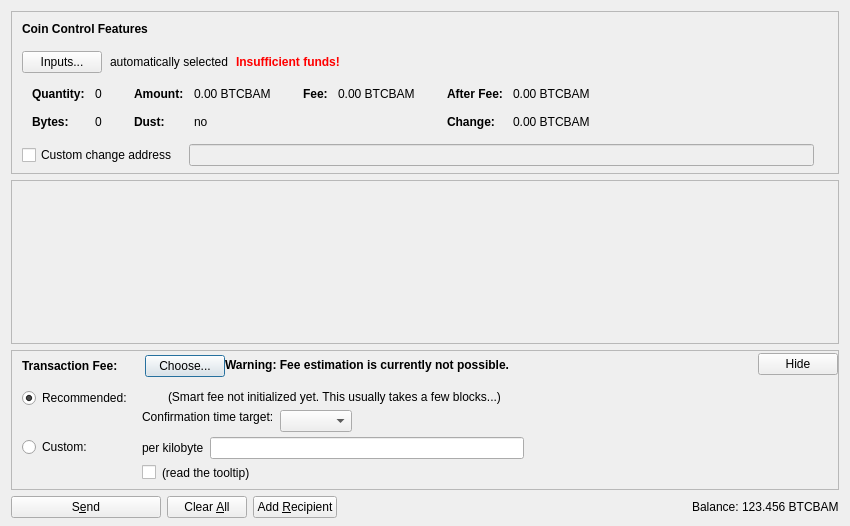
<?xml version="1.0" encoding="UTF-8"?>
<ui version="4.0">
 <class>SendCoinsDialog</class>
 <widget class="QDialog" name="SendCoinsDialog">
  <property name="geometry">
   <rect>
    <x>0</x>
    <y>0</y>
    <width>850</width>
    <height>526</height>
   </rect>
  </property>
  <property name="windowTitle">
   <string>Send Coins</string>
  </property>
  <layout class="QVBoxLayout" name="verticalLayout" stretch="0,1,0,0">
   <property name="bottomMargin">
    <number>8</number>
   </property>
   <item>
    <widget class="QFrame" name="frameCoinControl">
     <property name="sizePolicy">
      <sizepolicy hsizetype="Expanding" vsizetype="Expanding">
       <horstretch>0</horstretch>
       <verstretch>0</verstretch>
      </sizepolicy>
     </property>
     <property name="maximumSize">
      <size>
       <width>16777215</width>
       <height>16777215</height>
      </size>
     </property>
     <property name="frameShape">
      <enum>QFrame::StyledPanel</enum>
     </property>
     <property name="frameShadow">
      <enum>QFrame::Sunken</enum>
     </property>
     <layout class="QVBoxLayout" name="verticalLayoutCoinControl2">
      <property name="spacing">
       <number>0</number>
      </property>
      <property name="leftMargin">
       <number>0</number>
      </property>
      <property name="topMargin">
       <number>0</number>
      </property>
      <property name="rightMargin">
       <number>0</number>
      </property>
      <property name="bottomMargin">
       <number>6</number>
      </property>
      <item>
       <layout class="QVBoxLayout" name="verticalLayoutCoinControl" stretch="0,0,0,0,1">
        <property name="spacing">
         <number>0</number>
        </property>
        <property name="leftMargin">
         <number>10</number>
        </property>
        <property name="topMargin">
         <number>10</number>
        </property>
        <item>
         <layout class="QHBoxLayout" name="horizontalLayoutCoinControl1">
          <property name="bottomMargin">
           <number>15</number>
          </property>
          <item>
           <widget class="QLabel" name="labelCoinControlFeatures">
            <property name="sizePolicy">
             <sizepolicy hsizetype="Preferred" vsizetype="Maximum">
              <horstretch>0</horstretch>
              <verstretch>0</verstretch>
             </sizepolicy>
            </property>
            <property name="font">
             <font>
              <weight>75</weight>
              <bold>true</bold>
             </font>
            </property>
            <property name="styleSheet">
             <string notr="true">font-weight:bold;</string>
            </property>
            <property name="text">
             <string>Coin Control Features</string>
            </property>
           </widget>
          </item>
         </layout>
        </item>
        <item>
         <layout class="QHBoxLayout" name="horizontalLayoutCoinControl2" stretch="0,0,0,0">
          <property name="spacing">
           <number>8</number>
          </property>
          <property name="bottomMargin">
           <number>10</number>
          </property>
          <item>
           <widget class="QPushButton" name="pushButtonCoinControl">
            <property name="styleSheet">
             <string notr="true"/>
            </property>
            <property name="text">
             <string>Inputs...</string>
            </property>
            <property name="autoDefault">
             <bool>false</bool>
            </property>
           </widget>
          </item>
          <item>
           <widget class="QLabel" name="labelCoinControlAutomaticallySelected">
            <property name="text">
             <string>automatically selected</string>
            </property>
            <property name="margin">
             <number>5</number>
            </property>
           </widget>
          </item>
          <item>
           <widget class="QLabel" name="labelCoinControlInsuffFunds">
            <property name="font">
             <font>
              <weight>75</weight>
              <bold>true</bold>
             </font>
            </property>
            <property name="styleSheet">
             <string notr="true">color:red;font-weight:bold;</string>
            </property>
            <property name="text">
             <string>Insufficient funds!</string>
            </property>
            <property name="margin">
             <number>5</number>
            </property>
           </widget>
          </item>
          <item>
           <spacer name="horizontalSpacerCoinControl">
            <property name="orientation">
             <enum>Qt::Horizontal</enum>
            </property>
            <property name="sizeHint" stdset="0">
             <size>
              <width>40</width>
              <height>1</height>
             </size>
            </property>
           </spacer>
          </item>
         </layout>
        </item>
        <item>
         <widget class="QWidget" name="widgetCoinControl" native="true">
          <property name="sizePolicy">
           <sizepolicy hsizetype="Preferred" vsizetype="Preferred">
            <horstretch>0</horstretch>
            <verstretch>0</verstretch>
           </sizepolicy>
          </property>
          <property name="minimumSize">
           <size>
            <width>0</width>
            <height>0</height>
           </size>
          </property>
          <property name="styleSheet">
           <string notr="true"/>
          </property>
          <layout class="QHBoxLayout" name="horizontalLayoutCoinControl5">
           <property name="leftMargin">
            <number>0</number>
           </property>
           <property name="topMargin">
            <number>0</number>
           </property>
           <property name="rightMargin">
            <number>0</number>
           </property>
           <property name="bottomMargin">
            <number>0</number>
           </property>
           <item>
            <layout class="QHBoxLayout" name="horizontalLayoutCoinControl3" stretch="0,0,0,1">
             <property name="spacing">
              <number>20</number>
             </property>
             <property name="topMargin">
              <number>0</number>
             </property>
             <property name="bottomMargin">
              <number>10</number>
             </property>
             <item>
              <layout class="QFormLayout" name="formLayoutCoinControl1">
               <property name="horizontalSpacing">
                <number>10</number>
               </property>
               <property name="verticalSpacing">
                <number>14</number>
               </property>
               <property name="leftMargin">
                <number>10</number>
               </property>
               <property name="topMargin">
                <number>4</number>
               </property>
               <property name="rightMargin">
                <number>6</number>
               </property>
               <item row="0" column="0">
                <widget class="QLabel" name="labelCoinControlQuantityText">
                 <property name="font">
                  <font>
                   <weight>75</weight>
                   <bold>true</bold>
                  </font>
                 </property>
                 <property name="text">
                  <string>Quantity:</string>
                 </property>
                 <property name="margin">
                  <number>0</number>
                 </property>
                </widget>
               </item>
               <item row="0" column="1">
                <widget class="QLabel" name="labelCoinControlQuantity">
                 <property name="cursor">
                  <cursorShape>IBeamCursor</cursorShape>
                 </property>
                 <property name="contextMenuPolicy">
                  <enum>Qt::ActionsContextMenu</enum>
                 </property>
                 <property name="text">
                  <string notr="true">0</string>
                 </property>
                 <property name="margin">
                  <number>0</number>
                 </property>
                 <property name="textInteractionFlags">
                  <set>Qt::LinksAccessibleByMouse|Qt::TextSelectableByKeyboard|Qt::TextSelectableByMouse</set>
                 </property>
                </widget>
               </item>
               <item row="1" column="0">
                <widget class="QLabel" name="labelCoinControlBytesText">
                 <property name="font">
                  <font>
                   <weight>75</weight>
                   <bold>true</bold>
                  </font>
                 </property>
                 <property name="text">
                  <string>Bytes:</string>
                 </property>
                </widget>
               </item>
               <item row="1" column="1">
                <widget class="QLabel" name="labelCoinControlBytes">
                 <property name="cursor">
                  <cursorShape>IBeamCursor</cursorShape>
                 </property>
                 <property name="contextMenuPolicy">
                  <enum>Qt::ActionsContextMenu</enum>
                 </property>
                 <property name="text">
                  <string notr="true">0</string>
                 </property>
                 <property name="textInteractionFlags">
                  <set>Qt::LinksAccessibleByMouse|Qt::TextSelectableByKeyboard|Qt::TextSelectableByMouse</set>
                 </property>
                </widget>
               </item>
              </layout>
             </item>
             <item>
              <layout class="QFormLayout" name="formLayoutCoinControl2">
               <property name="horizontalSpacing">
                <number>10</number>
               </property>
               <property name="verticalSpacing">
                <number>14</number>
               </property>
               <property name="leftMargin">
                <number>6</number>
               </property>
               <property name="topMargin">
                <number>4</number>
               </property>
               <property name="rightMargin">
                <number>6</number>
               </property>
               <item row="0" column="0">
                <widget class="QLabel" name="labelCoinControlAmountText">
                 <property name="font">
                  <font>
                   <weight>75</weight>
                   <bold>true</bold>
                  </font>
                 </property>
                 <property name="text">
                  <string>Amount:</string>
                 </property>
                 <property name="margin">
                  <number>0</number>
                 </property>
                </widget>
               </item>
               <item row="0" column="1">
                <widget class="QLabel" name="labelCoinControlAmount">
                 <property name="cursor">
                  <cursorShape>IBeamCursor</cursorShape>
                 </property>
                 <property name="contextMenuPolicy">
                  <enum>Qt::ActionsContextMenu</enum>
                 </property>
                 <property name="text">
                  <string notr="true">0.00 BTCBAM</string>
                 </property>
                 <property name="textInteractionFlags">
                  <set>Qt::LinksAccessibleByMouse|Qt::TextSelectableByKeyboard|Qt::TextSelectableByMouse</set>
                 </property>
                </widget>
               </item>
               <item row="1" column="0">
                <widget class="QLabel" name="labelCoinControlLowOutputText">
                 <property name="font">
                  <font>
                   <weight>75</weight>
                   <bold>true</bold>
                  </font>
                 </property>
                 <property name="text">
                  <string>Dust:</string>
                 </property>
                </widget>
               </item>
               <item row="1" column="1">
                <widget class="QLabel" name="labelCoinControlLowOutput">
                 <property name="cursor">
                  <cursorShape>IBeamCursor</cursorShape>
                 </property>
                 <property name="contextMenuPolicy">
                  <enum>Qt::ActionsContextMenu</enum>
                 </property>
                 <property name="text">
                  <string notr="true">no</string>
                 </property>
                 <property name="textInteractionFlags">
                  <set>Qt::LinksAccessibleByMouse|Qt::TextSelectableByKeyboard|Qt::TextSelectableByMouse</set>
                 </property>
                </widget>
               </item>
              </layout>
             </item>
             <item>
              <layout class="QFormLayout" name="formLayoutCoinControl3">
               <property name="horizontalSpacing">
                <number>10</number>
               </property>
               <property name="verticalSpacing">
                <number>14</number>
               </property>
               <property name="leftMargin">
                <number>6</number>
               </property>
               <property name="topMargin">
                <number>4</number>
               </property>
               <property name="rightMargin">
                <number>6</number>
               </property>
               <item row="0" column="0">
                <widget class="QLabel" name="labelCoinControlFeeText">
                 <property name="font">
                  <font>
                   <weight>75</weight>
                   <bold>true</bold>
                  </font>
                 </property>
                 <property name="text">
                  <string>Fee:</string>
                 </property>
                 <property name="margin">
                  <number>0</number>
                 </property>
                </widget>
               </item>
               <item row="0" column="1">
                <widget class="QLabel" name="labelCoinControlFee">
                 <property name="cursor">
                  <cursorShape>IBeamCursor</cursorShape>
                 </property>
                 <property name="contextMenuPolicy">
                  <enum>Qt::ActionsContextMenu</enum>
                 </property>
                 <property name="text">
                  <string notr="true">0.00 BTCBAM</string>
                 </property>
                 <property name="textInteractionFlags">
                  <set>Qt::LinksAccessibleByMouse|Qt::TextSelectableByKeyboard|Qt::TextSelectableByMouse</set>
                 </property>
                </widget>
               </item>
              </layout>
             </item>
             <item>
              <layout class="QFormLayout" name="formLayoutCoinControl4">
               <property name="horizontalSpacing">
                <number>10</number>
               </property>
               <property name="verticalSpacing">
                <number>14</number>
               </property>
               <property name="leftMargin">
                <number>6</number>
               </property>
               <property name="topMargin">
                <number>4</number>
               </property>
               <property name="rightMargin">
                <number>6</number>
               </property>
               <item row="0" column="0">
                <widget class="QLabel" name="labelCoinControlAfterFeeText">
                 <property name="font">
                  <font>
                   <weight>75</weight>
                   <bold>true</bold>
                  </font>
                 </property>
                 <property name="text">
                  <string>After Fee:</string>
                 </property>
                 <property name="margin">
                  <number>0</number>
                 </property>
                </widget>
               </item>
               <item row="0" column="1">
                <widget class="QLabel" name="labelCoinControlAfterFee">
                 <property name="cursor">
                  <cursorShape>IBeamCursor</cursorShape>
                 </property>
                 <property name="contextMenuPolicy">
                  <enum>Qt::ActionsContextMenu</enum>
                 </property>
                 <property name="text">
                  <string notr="true">0.00 BTCBAM</string>
                 </property>
                 <property name="textInteractionFlags">
                  <set>Qt::LinksAccessibleByMouse|Qt::TextSelectableByKeyboard|Qt::TextSelectableByMouse</set>
                 </property>
                </widget>
               </item>
               <item row="1" column="0">
                <widget class="QLabel" name="labelCoinControlChangeText">
                 <property name="font">
                  <font>
                   <weight>75</weight>
                   <bold>true</bold>
                  </font>
                 </property>
                 <property name="text">
                  <string>Change:</string>
                 </property>
                </widget>
               </item>
               <item row="1" column="1">
                <widget class="QLabel" name="labelCoinControlChange">
                 <property name="cursor">
                  <cursorShape>IBeamCursor</cursorShape>
                 </property>
                 <property name="contextMenuPolicy">
                  <enum>Qt::ActionsContextMenu</enum>
                 </property>
                 <property name="text">
                  <string notr="true">0.00 BTCBAM</string>
                 </property>
                 <property name="textInteractionFlags">
                  <set>Qt::LinksAccessibleByMouse|Qt::TextSelectableByKeyboard|Qt::TextSelectableByMouse</set>
                 </property>
                </widget>
               </item>
              </layout>
             </item>
            </layout>
           </item>
          </layout>
         </widget>
        </item>
        <item>
         <layout class="QHBoxLayout" name="horizontalLayoutCoinControl4" stretch="0,0,0">
          <property name="spacing">
           <number>12</number>
          </property>
          <property name="sizeConstraint">
           <enum>QLayout::SetDefaultConstraint</enum>
          </property>
          <property name="topMargin">
           <number>5</number>
          </property>
          <property name="rightMargin">
           <number>5</number>
          </property>
          <item>
           <widget class="QCheckBox" name="checkBoxCoinControlChange">
            <property name="toolTip">
             <string>If this is activated, but the change address is empty or invalid, change will be sent to a newly generated address.</string>
            </property>
            <property name="text">
             <string>Custom change address</string>
            </property>
           </widget>
          </item>
          <item>
           <widget class="QValidatedLineEdit" name="lineEditCoinControlChange">
            <property name="enabled">
             <bool>false</bool>
            </property>
            <property name="sizePolicy">
             <sizepolicy hsizetype="Expanding" vsizetype="Fixed">
              <horstretch>0</horstretch>
              <verstretch>0</verstretch>
             </sizepolicy>
            </property>
           </widget>
          </item>
          <item>
           <widget class="QLabel" name="labelCoinControlChangeLabel">
            <property name="sizePolicy">
             <sizepolicy hsizetype="Preferred" vsizetype="Expanding">
              <horstretch>0</horstretch>
              <verstretch>0</verstretch>
             </sizepolicy>
            </property>
            <property name="minimumSize">
             <size>
              <width>0</width>
              <height>0</height>
             </size>
            </property>
            <property name="text">
             <string/>
            </property>
            <property name="margin">
             <number>3</number>
            </property>
           </widget>
          </item>
         </layout>
        </item>
        <item>
         <spacer name="verticalSpacerCoinControl">
          <property name="orientation">
           <enum>Qt::Vertical</enum>
          </property>
          <property name="sizeHint" stdset="0">
           <size>
            <width>800</width>
            <height>1</height>
           </size>
          </property>
         </spacer>
        </item>
       </layout>
      </item>
     </layout>
    </widget>
   </item>
   <item>
    <widget class="QScrollArea" name="scrollArea">
     <property name="widgetResizable">
      <bool>true</bool>
     </property>
     <widget class="QWidget" name="scrollAreaWidgetContents">
      <property name="geometry">
       <rect>
        <x>0</x>
        <y>0</y>
        <width>830</width>
        <height>104</height>
       </rect>
      </property>
      <layout class="QVBoxLayout" name="verticalLayout_2" stretch="0,1">
       <property name="leftMargin">
        <number>0</number>
       </property>
       <property name="topMargin">
        <number>0</number>
       </property>
       <property name="rightMargin">
        <number>0</number>
       </property>
       <property name="bottomMargin">
        <number>0</number>
       </property>
       <item>
        <layout class="QVBoxLayout" name="entries">
         <property name="spacing">
          <number>6</number>
         </property>
        </layout>
       </item>
       <item>
        <spacer name="verticalSpacer">
         <property name="orientation">
          <enum>Qt::Vertical</enum>
         </property>
         <property name="sizeHint" stdset="0">
          <size>
           <width>20</width>
           <height>40</height>
          </size>
         </property>
        </spacer>
       </item>
      </layout>
     </widget>
    </widget>
   </item>
   <item>
    <widget class="QFrame" name="frameFee">
     <property name="sizePolicy">
      <sizepolicy hsizetype="Expanding" vsizetype="Expanding">
       <horstretch>0</horstretch>
       <verstretch>0</verstretch>
      </sizepolicy>
     </property>
     <property name="maximumSize">
      <size>
       <width>16777215</width>
       <height>16777215</height>
      </size>
     </property>
     <property name="frameShape">
      <enum>QFrame::StyledPanel</enum>
     </property>
     <property name="frameShadow">
      <enum>QFrame::Sunken</enum>
     </property>
     <layout class="QVBoxLayout" name="verticalLayoutFee1">
      <property name="spacing">
       <number>0</number>
      </property>
      <property name="leftMargin">
       <number>0</number>
      </property>
      <property name="topMargin">
       <number>0</number>
      </property>
      <property name="rightMargin">
       <number>0</number>
      </property>
      <property name="bottomMargin">
       <number>0</number>
      </property>
      <item>
       <layout class="QVBoxLayout" name="verticalLayoutFee2" stretch="0,0,0">
        <property name="spacing">
         <number>0</number>
        </property>
        <property name="leftMargin">
         <number>10</number>
        </property>
        <property name="topMargin">
         <number>0</number>
        </property>
        <item>
         <layout class="QHBoxLayout" name="horizontalLayoutFee1">
          <property name="bottomMargin">
           <number>0</number>
          </property>
          <item>
           <layout class="QVBoxLayout" name="verticalLayoutFee7">
            <property name="spacing">
             <number>0</number>
            </property>
            <item>
             <spacer name="verticalSpacerSmartFee">
              <property name="orientation">
               <enum>Qt::Vertical</enum>
              </property>
              <property name="sizeType">
               <enum>QSizePolicy::Fixed</enum>
              </property>
              <property name="sizeHint" stdset="0">
               <size>
                <width>1</width>
                <height>4</height>
               </size>
              </property>
             </spacer>
            </item>
            <item>
             <layout class="QHBoxLayout" name="horizontalLayoutSmartFee">
              <property name="spacing">
               <number>10</number>
              </property>
              <item>
               <widget class="QLabel" name="labelFeeHeadline">
                <property name="sizePolicy">
                 <sizepolicy hsizetype="Preferred" vsizetype="Maximum">
                  <horstretch>0</horstretch>
                  <verstretch>0</verstretch>
                 </sizepolicy>
                </property>
                <property name="font">
                 <font>
                  <weight>75</weight>
                  <bold>true</bold>
                 </font>
                </property>
                <property name="styleSheet">
                 <string notr="true">font-weight:bold;</string>
                </property>
                <property name="text">
                 <string>Transaction Fee:</string>
                </property>
               </widget>
              </item>
              <item>
               <widget class="QLabel" name="labelFeeMinimized">
                <property name="text">
                 <string/>
                </property>
               </widget>
              </item>
              <item>
               <widget class="QPushButton" name="buttonChooseFee">
                <property name="text">
                 <string>Choose...</string>
                </property>
               </widget>
              </item>
             </layout>
            </item>
            <item>
             <spacer name="verticalSpacer_5">
              <property name="orientation">
               <enum>Qt::Vertical</enum>
              </property>
              <property name="sizeHint" stdset="0">
               <size>
                <width>1</width>
                <height>1</height>
               </size>
              </property>
             </spacer>
            </item>
           </layout>
          </item>
          <item>
           <widget class="QLabel" name="fallbackFeeWarningLabel">
            <property name="toolTip">
             <string>Using the fallbackfee can result in sending a transaction that will take several hours or days (or never) to confirm. Consider choosing your fee manually or wait until you have validated the complete chain.</string>
            </property>
            <property name="font">
            <font>
                <weight>75</weight>
                <bold>true</bold>
            </font>
            </property>
            <property name="text">
             <string>Warning: Fee estimation is currently not possible.</string>
            </property>
            <property name="wordWrap">
             <bool>false</bool>
            </property>
           </widget>
          </item>
          <item>
           <spacer name="horizontalSpacer_4">
            <property name="orientation">
             <enum>Qt::Horizontal</enum>
            </property>
            <property name="sizeType">
             <enum>QSizePolicy::MinimumExpanding</enum>
            </property>
            <property name="sizeHint" stdset="0">
             <size>
              <width>40</width>
              <height>20</height>
             </size>
            </property>
           </spacer>
          </item>
          <item>
           <widget class="QPushButton" name="buttonMinimizeFee">
            <property name="toolTip">
             <string>collapse fee-settings</string>
            </property>
            <property name="text">
             <string>Hide</string>
            </property>
           </widget>
          </item>
         </layout>
        </item>
        <item>
         <widget class="QFrame" name="frameFeeSelection">
          <layout class="QVBoxLayout" name="verticalLayoutFee12">
           <property name="spacing">
            <number>0</number>
           </property>
           <property name="leftMargin">
            <number>0</number>
           </property>
           <property name="topMargin">
            <number>0</number>
           </property>
           <property name="rightMargin">
            <number>0</number>
           </property>
           <property name="bottomMargin">
            <number>0</number>
           </property>
           <item>
            <layout class="QGridLayout" name="gridLayoutFee">
             <property name="topMargin">
              <number>10</number>
             </property>
             <property name="bottomMargin">
              <number>4</number>
             </property>
             <property name="horizontalSpacing">
              <number>10</number>
             </property>
             <property name="verticalSpacing">
              <number>4</number>
             </property>
             <item row="1" column="1">
              <layout class="QVBoxLayout" name="verticalLayoutFee8">
               <property name="spacing">
                <number>6</number>
               </property>
               <item>
                <layout class="QHBoxLayout" name="horizontalLayoutFee13">
                 <item>
                  <widget class="QLabel" name="labelCustomPerKilobyte">
                   <property name="toolTip">
                    <string>If the custom fee is set to 1000 satoshis and the transaction is only 250 bytes, then &quot;per kilobyte&quot; only pays 250 satoshis in fee, while &quot;total at least&quot; pays 1000 satoshis. For transactions bigger than a kilobyte both pay by kilobyte.</string>
                   </property>
                   <property name="text">
                    <string>per kilobyte</string>
                   </property>
                  </widget>
                 </item>
                 <item>
                  <widget class="BitcoinAmountField" name="customFee"/>
                 </item>
                 <item>
                  <spacer name="horizontalSpacer_6">
                   <property name="orientation">
                    <enum>Qt::Horizontal</enum>
                   </property>
                   <property name="sizeHint" stdset="0">
                    <size>
                     <width>1</width>
                     <height>1</height>
                    </size>
                   </property>
                  </spacer>
                 </item>
                </layout>
               </item>
               <item>
                <layout class="QHBoxLayout" name="horizontalLayoutFee8">
                 <item>
                  <widget class="QCheckBox" name="checkBoxMinimumFee">
                   <property name="toolTip">
                    <string>Paying only the minimum fee is just fine as long as there is less transaction volume than space in the blocks. But be aware that this can end up in a never confirming transaction once there is more demand for bitcoinbam transactions than the network can process.</string>
                   </property>
                   <property name="text">
                    <string/>
                   </property>
                  </widget>
                 </item>
                 <item>
                  <widget class="QLabel" name="labelMinFeeWarning">
                   <property name="enabled">
                    <bool>true</bool>
                   </property>
                   <property name="toolTip">
                    <string>Paying only the minimum fee is just fine as long as there is less transaction volume than space in the blocks. But be aware that this can end up in a never confirming transaction once there is more demand for bitcoinbam transactions than the network can process.</string>
                   </property>
                   <property name="text">
                    <string>(read the tooltip)</string>
                   </property>
                   <property name="margin">
                    <number>5</number>
                   </property>
                  </widget>
                 </item>
                 <item>
                  <spacer name="horizontalSpacer_2">
                   <property name="orientation">
                    <enum>Qt::Horizontal</enum>
                   </property>
                   <property name="sizeHint" stdset="0">
                    <size>
                     <width>1</width>
                     <height>1</height>
                    </size>
                   </property>
                  </spacer>
                 </item>
                </layout>
               </item>
              </layout>
             </item>
             <item row="0" column="0">
              <layout class="QVBoxLayout" name="verticalLayoutFee4" stretch="0,1">
               <item>
                <widget class="QRadioButton" name="radioSmartFee">
                 <property name="text">
                  <string>Recommended:</string>
                 </property>
                 <property name="checked">
                  <bool>true</bool>
                 </property>
                 <attribute name="buttonGroup">
                  <string notr="true">groupFee</string>
                 </attribute>
                </widget>
               </item>
               <item>
                <spacer name="verticalSpacer_2">
                 <property name="orientation">
                  <enum>Qt::Vertical</enum>
                 </property>
                 <property name="sizeHint" stdset="0">
                  <size>
                   <width>1</width>
                   <height>1</height>
                  </size>
                 </property>
                </spacer>
               </item>
              </layout>
             </item>
             <item row="1" column="0">
              <layout class="QVBoxLayout" name="verticalLayoutFee9" stretch="0,1">
               <item>
                <widget class="QRadioButton" name="radioCustomFee">
                 <property name="text">
                  <string>Custom:</string>
                 </property>
                 <attribute name="buttonGroup">
                  <string notr="true">groupFee</string>
                 </attribute>
                </widget>
               </item>
               <item>
                <spacer name="verticalSpacer_6">
                 <property name="orientation">
                  <enum>Qt::Vertical</enum>
                 </property>
                 <property name="sizeHint" stdset="0">
                  <size>
                   <width>1</width>
                   <height>1</height>
                  </size>
                 </property>
                </spacer>
               </item>
              </layout>
             </item>
             <item row="0" column="1">
              <layout class="QVBoxLayout" name="verticalLayoutFee3" stretch="0,0,1">
               <property name="spacing">
                <number>6</number>
               </property>
               <property name="topMargin">
                <number>2</number>
               </property>
               <item>
                <layout class="QHBoxLayout" name="horizontalLayoutFee12">
                 <item>
                  <widget class="QLabel" name="labelSmartFee">
                   <property name="text">
                    <string/>
                   </property>
                   <property name="margin">
                    <number>2</number>
                   </property>
                  </widget>
                 </item>
                 <item>
                  <widget class="QLabel" name="labelFeeEstimation">
                   <property name="text">
                    <string/>
                   </property>
                  </widget>
                 </item>
                 <item>
                  <widget class="QLabel" name="labelSmartFee2">
                   <property name="text">
                    <string>(Smart fee not initialized yet. This usually takes a few blocks...)</string>
                   </property>
                   <property name="margin">
                    <number>2</number>
                   </property>
                  </widget>
                 </item>
                 <item>
                  <spacer name="horizontalSpacer_5">
                   <property name="orientation">
                    <enum>Qt::Horizontal</enum>
                   </property>
                   <property name="sizeHint" stdset="0">
                    <size>
                     <width>1</width>
                     <height>1</height>
                    </size>
                   </property>
                  </spacer>
                 </item>
                </layout>
               </item>
               <item>
                <layout class="QHBoxLayout" name="horizontalLayoutFee9">
                 <item>
                  <layout class="QVBoxLayout" name="verticalLayoutFee6">
                   <item>
                    <widget class="QLabel" name="labelSmartFee3">
                     <property name="text">
                      <string>Confirmation time target:</string>
                     </property>
                     <property name="margin">
                      <number>2</number>
                     </property>
                    </widget>
                   </item>
                   <item>
                    <spacer name="verticalSpacer_3">
                     <property name="orientation">
                      <enum>Qt::Vertical</enum>
                     </property>
                     <property name="sizeHint" stdset="0">
                      <size>
                       <width>1</width>
                       <height>1</height>
                      </size>
                     </property>
                    </spacer>
                   </item>
                  </layout>
                 </item>
                 <item>
                  <layout class="QVBoxLayout" name="verticalLayoutFee5">
                   <property name="rightMargin">
                    <number>30</number>
                   </property>
                   <item>
                    <layout class="QHBoxLayout" name="horizontalLayoutConfTarget">
                     <property name="bottomMargin">
                      <number>0</number>
                     </property>
                     <item>
                      <widget class="QComboBox" name="confTargetSelector"/>
                     </item>
                     <item>
                      <spacer name="horizontalSpacerConfTarget">
                       <property name="orientation">
                        <enum>Qt::Horizontal</enum>
                       </property>
                       <property name="sizeHint" stdset="0">
                        <size>
                         <width>40</width>
                         <height>20</height>
                        </size>
                       </property>
                      </spacer>
                     </item>
                    </layout>
                   </item>
                  </layout>
                 </item>
                </layout>
               </item>
               <item>
                <spacer name="verticalSpacer_4">
                 <property name="orientation">
                  <enum>Qt::Vertical</enum>
                 </property>
                 <property name="sizeHint" stdset="0">
                  <size>
                   <width>1</width>
                   <height>1</height>
                  </size>
                 </property>
                </spacer>
               </item>
              </layout>
             </item>
            </layout>
           </item>
          </layout>
         </widget>
        </item>
        <item>
         <spacer name="verticalSpacerFee">
          <property name="orientation">
           <enum>Qt::Vertical</enum>
          </property>
          <property name="sizeHint" stdset="0">
           <size>
            <width>40</width>
            <height>5</height>
           </size>
          </property>
         </spacer>
        </item>
       </layout>
      </item>
     </layout>
    </widget>
   </item>
   <item>
    <layout class="QHBoxLayout" name="horizontalLayout">
     <item>
      <widget class="QPushButton" name="sendButton">
       <property name="minimumSize">
        <size>
         <width>150</width>
         <height>0</height>
        </size>
       </property>
       <property name="toolTip">
        <string>Confirm the send action</string>
       </property>
       <property name="text">
        <string>S&amp;end</string>
       </property>
       <property name="icon">
        <iconset resource="../bitcoin.qrc">
         <normaloff>:/icons/send</normaloff>:/icons/send</iconset>
       </property>
       <property name="autoDefault">
        <bool>false</bool>
       </property>
       <property name="default">
        <bool>false</bool>
       </property>
      </widget>
     </item>
     <item>
      <widget class="QPushButton" name="clearButton">
       <property name="sizePolicy">
        <sizepolicy hsizetype="Minimum" vsizetype="Fixed">
         <horstretch>0</horstretch>
         <verstretch>0</verstretch>
        </sizepolicy>
       </property>
       <property name="toolTip">
        <string>Clear all fields of the form.</string>
       </property>
       <property name="text">
        <string>Clear &amp;All</string>
       </property>
       <property name="icon">
        <iconset resource="../bitcoin.qrc">
         <normaloff>:/icons/remove</normaloff>:/icons/remove</iconset>
       </property>
       <property name="autoDefault">
        <bool>false</bool>
       </property>
      </widget>
     </item>
     <item>
      <widget class="QPushButton" name="addButton">
       <property name="toolTip">
        <string>Send to multiple recipients at once</string>
       </property>
       <property name="text">
        <string>Add &amp;Recipient</string>
       </property>
       <property name="icon">
        <iconset resource="../bitcoin.qrc">
         <normaloff>:/icons/add</normaloff>:/icons/add</iconset>
       </property>
       <property name="autoDefault">
        <bool>false</bool>
       </property>
      </widget>
     </item>
     <item>
      <spacer name="horizontalSpacer">
       <property name="orientation">
        <enum>Qt::Horizontal</enum>
       </property>
       <property name="sizeHint" stdset="0">
        <size>
         <width>40</width>
         <height>20</height>
        </size>
       </property>
      </spacer>
     </item>
     <item>
      <layout class="QHBoxLayout" name="horizontalLayout_2">
       <property name="spacing">
        <number>3</number>
       </property>
       <item>
        <widget class="QLabel" name="label">
         <property name="sizePolicy">
          <sizepolicy hsizetype="Preferred" vsizetype="Fixed">
           <horstretch>0</horstretch>
           <verstretch>0</verstretch>
          </sizepolicy>
         </property>
         <property name="text">
          <string>Balance:</string>
         </property>
        </widget>
       </item>
       <item>
        <widget class="QLabel" name="labelBalance">
         <property name="sizePolicy">
          <sizepolicy hsizetype="Preferred" vsizetype="Fixed">
           <horstretch>0</horstretch>
           <verstretch>0</verstretch>
          </sizepolicy>
         </property>
         <property name="cursor">
          <cursorShape>IBeamCursor</cursorShape>
         </property>
         <property name="text">
          <string notr="true">123.456 BTCBAM</string>
         </property>
         <property name="textInteractionFlags">
          <set>Qt::LinksAccessibleByMouse|Qt::TextSelectableByKeyboard|Qt::TextSelectableByMouse</set>
         </property>
        </widget>
       </item>
      </layout>
     </item>
    </layout>
   </item>
  </layout>
 </widget>
 <customwidgets>
  <customwidget>
   <class>QValidatedLineEdit</class>
   <extends>QLineEdit</extends>
   <header>qt/qvalidatedlineedit.h</header>
  </customwidget>
  <customwidget>
   <class>BitcoinAmountField</class>
   <extends>QLineEdit</extends>
   <header>qt/bitcoinamountfield.h</header>
   <container>1</container>
  </customwidget>
 </customwidgets>
 <resources>
  <include location="../bitcoin.qrc"/>
 </resources>
 <connections/>
 <buttongroups>
  <buttongroup name="groupFee"/>
 </buttongroups>
</ui>
